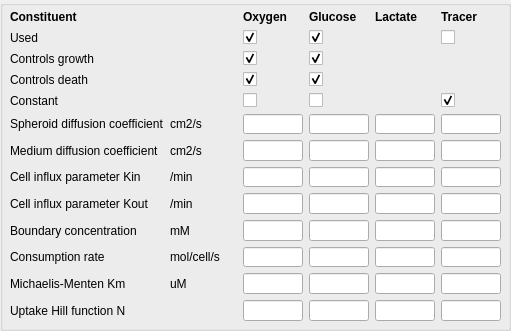
           <widget class="QGroupBox" name="groupBox_const1">
            <property name="geometry">
             <rect>
              <x>30</x>
              <y>30</y>
              <width>511</width>
              <height>331</height>
             </rect>
            </property>
            <property name="title">
             <string/>
            </property>
            <widget class="QWidget" name="gridLayoutWidget">
             <property name="geometry">
              <rect>
               <x>10</x>
               <y>10</y>
               <width>491</width>
               <height>311</height>
              </rect>
             </property>
             <layout class="QGridLayout" name="gridLayout_GLGL3">
              <item row="0" column="0">
               <widget class="QLabel" name="alabel_const">
                <property name="font">
                 <font>
                  <weight>75</weight>
                  <bold>true</bold>
                 </font>
                </property>
                <property name="text">
                 <string>Constituent</string>
                </property>
               </widget>
              </item>
              <item row="1" column="0">
               <widget class="QLabel" name="alabel_constused">
                <property name="font">
                 <font>
                  <weight>50</weight>
                  <bold>false</bold>
                 </font>
                </property>
                <property name="text">
                 <string>Used</string>
                </property>
               </widget>
              </item>
              <item row="5" column="0">
               <widget class="QMyLabel" name="label_OXYGEN_DIFF_COEF">
                <property name="font">
                 <font>
                  <weight>50</weight>
                  <bold>false</bold>
                 </font>
                </property>
                <property name="text">
                 <string>Spheroid diffusion coefficient</string>
                </property>
               </widget>
              </item>
              <item row="9" column="0">
               <widget class="QMyLabel" name="label_OXYGEN_BDRY_CONC">
                <property name="font">
                 <font>
                  <weight>50</weight>
                  <bold>false</bold>
                 </font>
                </property>
                <property name="text">
                 <string>Boundary concentration</string>
                </property>
               </widget>
              </item>
              <item row="0" column="3">
               <widget class="QLabel" name="alabel_OXYGEN">
                <property name="sizePolicy">
                 <sizepolicy hsizetype="Expanding" vsizetype="Fixed">
                  <horstretch>0</horstretch>
                  <verstretch>0</verstretch>
                 </sizepolicy>
                </property>
                <property name="minimumSize">
                 <size>
                  <width>0</width>
                  <height>0</height>
                 </size>
                </property>
                <property name="maximumSize">
                 <size>
                  <width>50</width>
                  <height>16777215</height>
                 </size>
                </property>
                <property name="font">
                 <font>
                  <weight>75</weight>
                  <bold>true</bold>
                 </font>
                </property>
                <property name="text">
                 <string>Oxygen</string>
                </property>
               </widget>
              </item>
              <item row="0" column="4">
               <widget class="QLabel" name="alabel_GLUCOSE">
                <property name="sizePolicy">
                 <sizepolicy hsizetype="Expanding" vsizetype="Fixed">
                  <horstretch>0</horstretch>
                  <verstretch>0</verstretch>
                 </sizepolicy>
                </property>
                <property name="maximumSize">
                 <size>
                  <width>50</width>
                  <height>16777215</height>
                 </size>
                </property>
                <property name="font">
                 <font>
                  <weight>75</weight>
                  <bold>true</bold>
                 </font>
                </property>
                <property name="text">
                 <string>Glucose</string>
                </property>
               </widget>
              </item>
              <item row="9" column="4">
               <widget class="QLineEdit" name="line_GLUCOSE_BDRY_CONC">
                <property name="maximumSize">
                 <size>
                  <width>60</width>
                  <height>16777215</height>
                 </size>
                </property>
                <property name="alignment">
                 <set>Qt::AlignRight|Qt::AlignTrailing|Qt::AlignVCenter</set>
                </property>
               </widget>
              </item>
              <item row="5" column="4">
               <widget class="QLineEdit" name="line_GLUCOSE_DIFF_COEF">
                <property name="maximumSize">
                 <size>
                  <width>60</width>
                  <height>16777215</height>
                 </size>
                </property>
                <property name="alignment">
                 <set>Qt::AlignRight|Qt::AlignTrailing|Qt::AlignVCenter</set>
                </property>
               </widget>
              </item>
              <item row="5" column="3">
               <widget class="QLineEdit" name="line_OXYGEN_DIFF_COEF">
                <property name="maximumSize">
                 <size>
                  <width>60</width>
                  <height>16777215</height>
                 </size>
                </property>
                <property name="alignment">
                 <set>Qt::AlignRight|Qt::AlignTrailing|Qt::AlignVCenter</set>
                </property>
               </widget>
              </item>
              <item row="9" column="3">
               <widget class="QLineEdit" name="line_OXYGEN_BDRY_CONC">
                <property name="maximumSize">
                 <size>
                  <width>60</width>
                  <height>16777215</height>
                 </size>
                </property>
                <property name="alignment">
                 <set>Qt::AlignRight|Qt::AlignTrailing|Qt::AlignVCenter</set>
                </property>
               </widget>
              </item>
              <item row="1" column="3">
               <widget class="QMyCheckBox" name="cbox_USE_OXYGEN">
                <property name="maximumSize">
                 <size>
                  <width>60</width>
                  <height>16777215</height>
                 </size>
                </property>
                <property name="text">
                 <string/>
                </property>
                <property name="checked">
                 <bool>true</bool>
                </property>
               </widget>
              </item>
              <item row="1" column="4">
               <widget class="QMyCheckBox" name="cbox_USE_GLUCOSE">
                <property name="maximumSize">
                 <size>
                  <width>60</width>
                  <height>16777215</height>
                 </size>
                </property>
                <property name="text">
                 <string/>
                </property>
                <property name="checked">
                 <bool>true</bool>
                </property>
               </widget>
              </item>
              <item row="5" column="1">
               <widget class="QLabel" name="units_diffcoef">
                <property name="text">
                 <string>cm2/s</string>
                </property>
               </widget>
              </item>
              <item row="9" column="1">
               <widget class="QLabel" name="units_bdryconc">
                <property name="text">
                 <string>mM</string>
                </property>
               </widget>
              </item>
              <item row="10" column="0">
               <widget class="QMyLabel" name="label_OXYGEN_CONSUMPTION">
                <property name="font">
                 <font>
                  <weight>50</weight>
                  <bold>false</bold>
                 </font>
                </property>
                <property name="text">
                 <string>Consumption rate</string>
                </property>
               </widget>
              </item>
              <item row="10" column="1">
               <widget class="QLabel" name="units_consumption">
                <property name="text">
                 <string>mol/cell/s</string>
                </property>
               </widget>
              </item>
              <item row="10" column="3">
               <widget class="QLineEdit" name="line_OXYGEN_CONSUMPTION">
                <property name="maximumSize">
                 <size>
                  <width>60</width>
                  <height>16777215</height>
                 </size>
                </property>
                <property name="alignment">
                 <set>Qt::AlignRight|Qt::AlignTrailing|Qt::AlignVCenter</set>
                </property>
               </widget>
              </item>
              <item row="10" column="4">
               <widget class="QLineEdit" name="line_GLUCOSE_CONSUMPTION">
                <property name="maximumSize">
                 <size>
                  <width>60</width>
                  <height>16777215</height>
                 </size>
                </property>
                <property name="alignment">
                 <set>Qt::AlignRight|Qt::AlignTrailing|Qt::AlignVCenter</set>
                </property>
               </widget>
              </item>
              <item row="11" column="0">
               <widget class="QMyLabel" name="label_OXYGEN_MM_KM">
                <property name="font">
                 <font>
                  <weight>50</weight>
                  <bold>false</bold>
                 </font>
                </property>
                <property name="text">
                 <string>Michaelis-Menten Km</string>
                </property>
               </widget>
              </item>
              <item row="11" column="1">
               <widget class="QLabel" name="units_MM_Km">
                <property name="text">
                 <string>uM</string>
                </property>
               </widget>
              </item>
              <item row="11" column="3">
               <widget class="QLineEdit" name="line_OXYGEN_MM_KM">
                <property name="maximumSize">
                 <size>
                  <width>60</width>
                  <height>16777215</height>
                 </size>
                </property>
                <property name="alignment">
                 <set>Qt::AlignRight|Qt::AlignTrailing|Qt::AlignVCenter</set>
                </property>
               </widget>
              </item>
              <item row="11" column="4">
               <widget class="QLineEdit" name="line_GLUCOSE_MM_KM">
                <property name="maximumSize">
                 <size>
                  <width>60</width>
                  <height>16777215</height>
                 </size>
                </property>
                <property name="alignment">
                 <set>Qt::AlignRight|Qt::AlignTrailing|Qt::AlignVCenter</set>
                </property>
               </widget>
              </item>
              <item row="12" column="0">
               <widget class="QMyLabel" name="label_OXYGEN_HILL_N">
                <property name="font">
                 <font>
                  <weight>50</weight>
                  <bold>false</bold>
                 </font>
                </property>
                <property name="text">
                 <string>Uptake Hill function N</string>
                </property>
               </widget>
              </item>
              <item row="12" column="3">
               <widget class="QLineEdit" name="line_OXYGEN_HILL_N">
                <property name="maximumSize">
                 <size>
                  <width>60</width>
                  <height>16777215</height>
                 </size>
                </property>
                <property name="alignment">
                 <set>Qt::AlignRight|Qt::AlignTrailing|Qt::AlignVCenter</set>
                </property>
               </widget>
              </item>
              <item row="12" column="4">
               <widget class="QLineEdit" name="line_GLUCOSE_HILL_N">
                <property name="maximumSize">
                 <size>
                  <width>60</width>
                  <height>16777215</height>
                 </size>
                </property>
                <property name="alignment">
                 <set>Qt::AlignRight|Qt::AlignTrailing|Qt::AlignVCenter</set>
                </property>
               </widget>
              </item>
              <item row="7" column="0">
               <widget class="QMyLabel" name="label_OXYGEN_CELL_DIFF_IN">
                <property name="font">
                 <font>
                  <weight>50</weight>
                  <bold>false</bold>
                 </font>
                </property>
                <property name="text">
                 <string>Cell influx parameter Kin</string>
                </property>
               </widget>
              </item>
              <item row="7" column="3">
               <widget class="QLineEdit" name="line_OXYGEN_CELL_DIFF_IN">
                <property name="maximumSize">
                 <size>
                  <width>60</width>
                  <height>16777215</height>
                 </size>
                </property>
                <property name="alignment">
                 <set>Qt::AlignRight|Qt::AlignTrailing|Qt::AlignVCenter</set>
                </property>
               </widget>
              </item>
              <item row="7" column="4">
               <widget class="QLineEdit" name="line_GLUCOSE_CELL_DIFF_IN">
                <property name="maximumSize">
                 <size>
                  <width>60</width>
                  <height>16777215</height>
                 </size>
                </property>
                <property name="alignment">
                 <set>Qt::AlignRight|Qt::AlignTrailing|Qt::AlignVCenter</set>
                </property>
               </widget>
              </item>
              <item row="6" column="3">
               <widget class="QLineEdit" name="line_OXYGEN_MEDIUM_DIFF">
                <property name="maximumSize">
                 <size>
                  <width>60</width>
                  <height>16777215</height>
                 </size>
                </property>
                <property name="alignment">
                 <set>Qt::AlignRight|Qt::AlignTrailing|Qt::AlignVCenter</set>
                </property>
               </widget>
              </item>
              <item row="6" column="4">
               <widget class="QLineEdit" name="line_GLUCOSE_MEDIUM_DIFF">
                <property name="maximumSize">
                 <size>
                  <width>60</width>
                  <height>16777215</height>
                 </size>
                </property>
                <property name="alignment">
                 <set>Qt::AlignRight|Qt::AlignTrailing|Qt::AlignVCenter</set>
                </property>
               </widget>
              </item>
              <item row="6" column="0">
               <widget class="QMyLabel" name="label_OXYGEN_MEDIUM_DIFF">
                <property name="font">
                 <font>
                  <weight>50</weight>
                  <bold>false</bold>
                 </font>
                </property>
                <property name="text">
                 <string>Medium diffusion coefficient</string>
                </property>
               </widget>
              </item>
              <item row="6" column="1">
               <widget class="QLabel" name="units_diffcoef_2">
                <property name="text">
                 <string>cm2/s</string>
                </property>
               </widget>
              </item>
              <item row="0" column="6">
               <widget class="QLabel" name="alabel_tracer">
                <property name="maximumSize">
                 <size>
                  <width>50</width>
                  <height>16777215</height>
                 </size>
                </property>
                <property name="font">
                 <font>
                  <weight>75</weight>
                  <bold>true</bold>
                 </font>
                </property>
                <property name="text">
                 <string>Tracer</string>
                </property>
               </widget>
              </item>
              <item row="1" column="6">
               <widget class="QMyCheckBox" name="cbox_USE_TRACER">
                <property name="maximumSize">
                 <size>
                  <width>60</width>
                  <height>16777215</height>
                 </size>
                </property>
                <property name="text">
                 <string/>
                </property>
                <property name="checked">
                 <bool>false</bool>
                </property>
               </widget>
              </item>
              <item row="5" column="6">
               <widget class="QLineEdit" name="line_TRACER_DIFF_COEF">
                <property name="maximumSize">
                 <size>
                  <width>60</width>
                  <height>16777215</height>
                 </size>
                </property>
                <property name="alignment">
                 <set>Qt::AlignRight|Qt::AlignTrailing|Qt::AlignVCenter</set>
                </property>
               </widget>
              </item>
              <item row="6" column="6">
               <widget class="QLineEdit" name="line_TRACER_MEDIUM_DIFF">
                <property name="maximumSize">
                 <size>
                  <width>60</width>
                  <height>16777215</height>
                 </size>
                </property>
                <property name="alignment">
                 <set>Qt::AlignRight|Qt::AlignTrailing|Qt::AlignVCenter</set>
                </property>
               </widget>
              </item>
              <item row="7" column="6">
               <widget class="QLineEdit" name="line_TRACER_CELL_DIFF_IN">
                <property name="maximumSize">
                 <size>
                  <width>60</width>
                  <height>16777215</height>
                 </size>
                </property>
                <property name="alignment">
                 <set>Qt::AlignRight|Qt::AlignTrailing|Qt::AlignVCenter</set>
                </property>
               </widget>
              </item>
              <item row="9" column="6">
               <widget class="QLineEdit" name="line_TRACER_BDRY_CONC">
                <property name="maximumSize">
                 <size>
                  <width>60</width>
                  <height>16777215</height>
                 </size>
                </property>
                <property name="alignment">
                 <set>Qt::AlignRight|Qt::AlignTrailing|Qt::AlignVCenter</set>
                </property>
               </widget>
              </item>
              <item row="10" column="6">
               <widget class="QLineEdit" name="line_TRACER_CONSUMPTION">
                <property name="maximumSize">
                 <size>
                  <width>60</width>
                  <height>16777215</height>
                 </size>
                </property>
                <property name="alignment">
                 <set>Qt::AlignRight|Qt::AlignTrailing|Qt::AlignVCenter</set>
                </property>
               </widget>
              </item>
              <item row="11" column="6">
               <widget class="QLineEdit" name="line_TRACER_MM_KM">
                <property name="maximumSize">
                 <size>
                  <width>60</width>
                  <height>16777215</height>
                 </size>
                </property>
                <property name="alignment">
                 <set>Qt::AlignRight|Qt::AlignTrailing|Qt::AlignVCenter</set>
                </property>
               </widget>
              </item>
              <item row="12" column="6">
               <widget class="QLineEdit" name="line_TRACER_HILL_N">
                <property name="maximumSize">
                 <size>
                  <width>60</width>
                  <height>16777215</height>
                 </size>
                </property>
                <property name="alignment">
                 <set>Qt::AlignRight|Qt::AlignTrailing|Qt::AlignVCenter</set>
                </property>
               </widget>
              </item>
              <item row="4" column="0">
               <widget class="QLabel" name="alabel_constant">
                <property name="text">
                 <string>Constant</string>
                </property>
               </widget>
              </item>
              <item row="4" column="6">
               <widget class="QMyCheckBox" name="cbox_TRACER_CONSTANT">
                <property name="text">
                 <string/>
                </property>
                <property name="checked">
                 <bool>true</bool>
                </property>
               </widget>
              </item>
              <item row="4" column="4">
               <widget class="QMyCheckBox" name="cbox_GLUCOSE_CONSTANT">
                <property name="text">
                 <string/>
                </property>
               </widget>
              </item>
              <item row="4" column="3">
               <widget class="QMyCheckBox" name="cbox_OXYGEN_CONSTANT">
                <property name="text">
                 <string/>
                </property>
               </widget>
              </item>
              <item row="7" column="1">
               <widget class="QLabel" name="units_O2_membrane_diff1">
                <property name="text">
                 <string>/min</string>
                </property>
               </widget>
              </item>
              <item row="2" column="0">
               <widget class="QLabel" name="alabel_controls_growth">
                <property name="text">
                 <string>Controls growth</string>
                </property>
               </widget>
              </item>
              <item row="2" column="4">
               <widget class="QMyCheckBox" name="cbox_GLUCOSE_GROWTH">
                <property name="text">
                 <string/>
                </property>
                <property name="checked">
                 <bool>true</bool>
                </property>
               </widget>
              </item>
              <item row="2" column="3">
               <widget class="QMyCheckBox" name="cbox_OXYGEN_GROWTH">
                <property name="text">
                 <string/>
                </property>
                <property name="checked">
                 <bool>true</bool>
                </property>
               </widget>
              </item>
              <item row="3" column="0">
               <widget class="QLabel" name="alabel_controls_death">
                <property name="text">
                 <string>Controls death</string>
                </property>
               </widget>
              </item>
              <item row="3" column="3">
               <widget class="QMyCheckBox" name="cbox_OXYGEN_DEATH">
                <property name="text">
                 <string/>
                </property>
                <property name="checked">
                 <bool>true</bool>
                </property>
               </widget>
              </item>
              <item row="3" column="4">
               <widget class="QMyCheckBox" name="cbox_GLUCOSE_DEATH">
                <property name="text">
                 <string/>
                </property>
                <property name="checked">
                 <bool>true</bool>
                </property>
               </widget>
              </item>
              <item row="0" column="5">
               <widget class="QLabel" name="alabel_LACTATE">
                <property name="font">
                 <font>
                  <weight>75</weight>
                  <bold>true</bold>
                 </font>
                </property>
                <property name="text">
                 <string>Lactate</string>
                </property>
               </widget>
              </item>
              <item row="5" column="5">
               <widget class="QLineEdit" name="line_LACTATE_DIFF_COEF">
                <property name="maximumSize">
                 <size>
                  <width>60</width>
                  <height>16777215</height>
                 </size>
                </property>
                <property name="alignment">
                 <set>Qt::AlignRight|Qt::AlignTrailing|Qt::AlignVCenter</set>
                </property>
               </widget>
              </item>
              <item row="6" column="5">
               <widget class="QLineEdit" name="line_LACTATE_MEDIUM_DIFF">
                <property name="maximumSize">
                 <size>
                  <width>60</width>
                  <height>16777215</height>
                 </size>
                </property>
                <property name="alignment">
                 <set>Qt::AlignRight|Qt::AlignTrailing|Qt::AlignVCenter</set>
                </property>
               </widget>
              </item>
              <item row="7" column="5">
               <widget class="QLineEdit" name="line_LACTATE_CELL_DIFF_IN">
                <property name="maximumSize">
                 <size>
                  <width>60</width>
                  <height>16777215</height>
                 </size>
                </property>
                <property name="alignment">
                 <set>Qt::AlignRight|Qt::AlignTrailing|Qt::AlignVCenter</set>
                </property>
               </widget>
              </item>
              <item row="9" column="5">
               <widget class="QLineEdit" name="line_LACTATE_BDRY_CONC">
                <property name="maximumSize">
                 <size>
                  <width>60</width>
                  <height>16777215</height>
                 </size>
                </property>
                <property name="alignment">
                 <set>Qt::AlignRight|Qt::AlignTrailing|Qt::AlignVCenter</set>
                </property>
               </widget>
              </item>
              <item row="10" column="5">
               <widget class="QLineEdit" name="line_LACTATE_CONSUMPTION">
                <property name="maximumSize">
                 <size>
                  <width>60</width>
                  <height>16777215</height>
                 </size>
                </property>
                <property name="alignment">
                 <set>Qt::AlignRight|Qt::AlignTrailing|Qt::AlignVCenter</set>
                </property>
               </widget>
              </item>
              <item row="11" column="5">
               <widget class="QLineEdit" name="line_LACTATE_MM_KM">
                <property name="maximumSize">
                 <size>
                  <width>60</width>
                  <height>16777215</height>
                 </size>
                </property>
                <property name="alignment">
                 <set>Qt::AlignRight|Qt::AlignTrailing|Qt::AlignVCenter</set>
                </property>
               </widget>
              </item>
              <item row="12" column="5">
               <widget class="QLineEdit" name="line_LACTATE_HILL_N">
                <property name="maximumSize">
                 <size>
                  <width>60</width>
                  <height>16777215</height>
                 </size>
                </property>
                <property name="alignment">
                 <set>Qt::AlignRight|Qt::AlignTrailing|Qt::AlignVCenter</set>
                </property>
               </widget>
              </item>
              <item row="8" column="0">
               <widget class="QMyLabel" name="label_OXYGEN_CELL_DIFF_OUT">
                <property name="font">
                 <font>
                  <weight>50</weight>
                  <bold>false</bold>
                 </font>
                </property>
                <property name="text">
                 <string>Cell influx parameter Kout</string>
                </property>
               </widget>
              </item>
              <item row="8" column="1">
               <widget class="QLabel" name="units_O2_membrane_diff2">
                <property name="text">
                 <string>/min</string>
                </property>
               </widget>
              </item>
              <item row="8" column="3">
               <widget class="QLineEdit" name="line_OXYGEN_CELL_DIFF_OUT">
                <property name="maximumSize">
                 <size>
                  <width>60</width>
                  <height>16777215</height>
                 </size>
                </property>
                <property name="alignment">
                 <set>Qt::AlignRight|Qt::AlignTrailing|Qt::AlignVCenter</set>
                </property>
               </widget>
              </item>
              <item row="8" column="4">
               <widget class="QLineEdit" name="line_GLUCOSE_CELL_DIFF_OUT">
                <property name="maximumSize">
                 <size>
                  <width>60</width>
                  <height>16777215</height>
                 </size>
                </property>
                <property name="alignment">
                 <set>Qt::AlignRight|Qt::AlignTrailing|Qt::AlignVCenter</set>
                </property>
               </widget>
              </item>
              <item row="8" column="5">
               <widget class="QLineEdit" name="line_LACTATE_CELL_DIFF_OUT">
                <property name="maximumSize">
                 <size>
                  <width>60</width>
                  <height>16777215</height>
                 </size>
                </property>
                <property name="alignment">
                 <set>Qt::AlignRight|Qt::AlignTrailing|Qt::AlignVCenter</set>
                </property>
               </widget>
              </item>
              <item row="8" column="6">
               <widget class="QLineEdit" name="line_TRACER_CELL_DIFF_OUT">
                <property name="maximumSize">
                 <size>
                  <width>60</width>
                  <height>16777215</height>
                 </size>
                </property>
                <property name="alignment">
                 <set>Qt::AlignRight|Qt::AlignTrailing|Qt::AlignVCenter</set>
                </property>
               </widget>
              </item>
             </layout>
            </widget>
           </widget>
